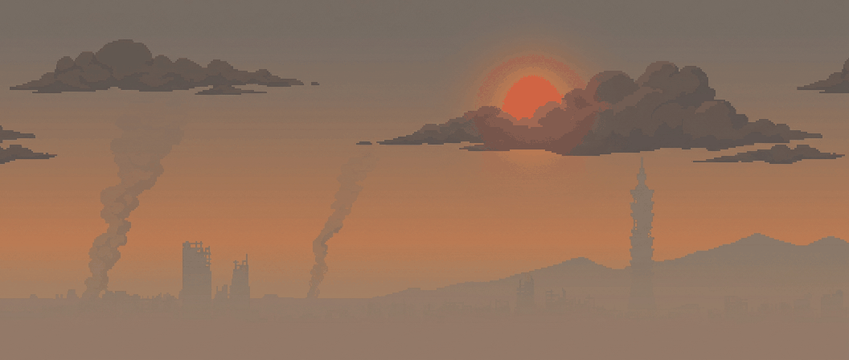
#> input picture assets/ai/bg_sky.png, 849 x 360 px, found by its file name
$ python ai_backdrop.py ../assets/ai/bg_far.png ../assets/ai/bg_mid.png
#> lines starting #> are read from the running program, lines starting #| are printed output that depends on the picture; after the words box and inside, x2 and y2 are one past the last pixel; in counts of white or black regions, pixels touching at a corner belong together
"""Turns AI-generated environment art into game-ready backdrop and tile images.

Inputs are raw Gemini outputs (see tools/gemini_gen.py); outputs land in
assets/ai/. Parallax layers come back with a flat magenta sky that is keyed
out; tile textures are made seamless here rather than trusting the model's
"seamless" claim, which is usually only approximately true.

usage:
  python3 tools/ai_backdrop.py SRC_DIR OUT_DIR

SRC_DIR must contain bg_sky.png, bg_far.png, bg_mid.png, tex_fill.png and
tex_top.png. Requires Pillow.
"""
import os
import sys

from PIL import Image, ImageChops, ImageDraw, ImageEnhance

VIEW_H = 360
TILE = 32


def key_magenta(im, tol=90):
    """Keys magenta to transparent and despills the anti-aliased fringe
    (pixels part-blended with the magenta sky), which would otherwise leave
    purple outlines around every rooftop and railing."""
    rgb = im.convert('RGB')
    out = Image.new('RGBA', rgb.size)
    src = rgb.load()
    dst = out.load()
    w, h = rgb.size
    for y in range(h):
        for x in range(w):
            r, g, b = src[x, y]
            m = min(r, b) - g
            if m > tol:
                dst[x, y] = (0, 0, 0, 0)
            elif m > 20:
                lim = g + 20
                dst[x, y] = (min(r, lim), g, min(b, lim), 255)
            else:
                dst[x, y] = (r, g, b, 255)
    return out


def resize_rgba(im, size):
    """Premultiplied resize: transparent pixels carry no colour into edges."""
    return im.convert('RGBa').resize(size, Image.LANCZOS).convert('RGBA')


def crop_to_alpha(im):
    return im.crop(im.getbbox())


def haze(im, color, amount):
    """Aerial perspective: pull a layer toward the sky colour."""
    flat = Image.new('RGBA', im.size, color + (255,))
    mixed = Image.blend(im.convert('RGBA'), flat, amount)
    mixed.putalpha(im.getchannel('A') if im.mode == 'RGBA' else 255)
    return mixed


def seamless_x(im, band):
    """Crossfades the right edge into the left so the image tiles
    horizontally: the output is `band` px narrower than the input."""
    w, h = im.size
    left = im.crop((0, 0, band, h))
    right = im.crop((w - band, 0, w, h))
    # The output's last column is followed, in the source, by `right`'s first
    # column - so the band must start as pure `right` (mask 255) and end as
    # pure `left` (mask 0), which then runs on into the untouched middle.
    row = [round(255 * (1 - x / (band - 1))) for x in range(band)]
    mask = Image.new('L', (band, h))
    mask.putdata(row * h)
    blended = Image.composite(right, left, mask)
    out = im.crop((0, 0, w - band, h)).copy()
    out.paste(blended, (0, 0))
    return out


def seamless_xy(im):
    """Classic offset-and-feather: blend the texture with a copy of itself
    offset by half a tile, using a mask that hides the original's seams."""
    w, h = im.size
    shifted = ImageChops.offset(im, w // 2, h // 2)
    mask = Image.new('L', (w, h), 0)
    d = ImageDraw.Draw(mask)
    # Opaque (use `shifted`) near the edges, transparent in the middle.
    steps = 64
    for i in range(steps):
        v = int(255 * (1 - i / steps) ** 1.5)
        inset_x = int(i * w / (2 * steps))
        inset_y = int(i * h / (2 * steps))
        d.rectangle((inset_x, inset_y, w - inset_x - 1, h - inset_y - 1), outline=v)
    return Image.composite(shifted, im, mask)


def build_layers(src, out):
#> called with src = '../assets/ai/bg_far.png', out = '../assets/ai/bg_mid.png'
    sky = Image.open(os.path.join(src, 'bg_sky.png')).convert('RGB')
#> sky is the input picture: PIL image 849x360 RGB; mean R, G, B 144.7, 113.8, 93.6
    w = round(sky.width * VIEW_H / sky.height)
#> w = 849
    sky = sky.resize((w, VIEW_H), Image.LANCZOS)
    sky.save(os.path.join(out, 'bg_sky.png'))
    # Sample the haze colour from the sky just above its horizon.
    hz = sky.resize((1, 1), Image.BOX, box=(0, VIEW_H * 0.7, w, VIEW_H * 0.85)).getpixel((0, 0))
#> hz = (156, 123, 99)
    print('sky', sky.size, 'haze', hz)
#| sky (849, 360) haze (156, 123, 99)

    # Against a sunset, distance reads as darker-than-sky silhouettes, not as
    # fog: haze the far layer toward a dimmed sky colour.
    dusk = tuple(int(c * 0.62) for c in hz)
#> dusk = (96, 76, 61)
    for name, height, tint, amount, dim in (('bg_far', 190, dusk, 0.55, 1.0),
                                            ('bg_mid', 240, hz, 0.16, 0.78)):
        im = crop_to_alpha(key_magenta(Image.open(os.path.join(src, name + '.png'))))
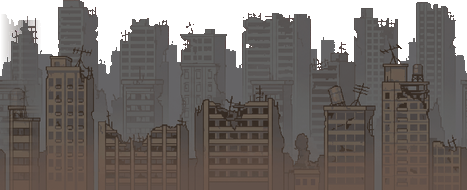
#> input picture assets/ai/bg_far.png, 467 x 190 px, found by its file name
#> in key_magenta, `rgb = im.convert('RGB')`:
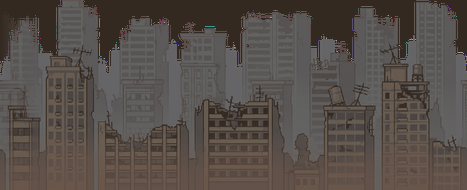
#> rgb: PIL image 467x190 RGB; mean R, G, B 86.4, 78.5, 73.9
#> in key_magenta, `out = Image.new('RGBA', rgb.size)`: out: PIL image 467x190 RGBA; every value is 0
        w = round(im.width * height / im.height)
#> w = 467
        im = resize_rgba(im, (w, height))
        a = im.getchannel('A').point(lambda v: 255 if v >= 128 else 0)
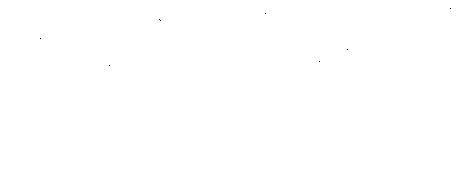
#> a: PIL image 467x190 L; 100% white; black in thin lines or dots, all inside (x1, y1, x2, y2) = (40, 8, 451, 66)
        im = haze(im, tint, amount)
        if dim != 1.0:
            im = ImageEnhance.Brightness(im).enhance(dim)
        im.putalpha(a)
        im = seamless_x(im, band=max(24, w // 12))
#> in seamless_x, `mask = Image.new('L', (band, h))`: mask: PIL image 38x190 L; every value is 0
#> in seamless_x, `out = im.crop((0, 0, w - band, h)).copy()`:
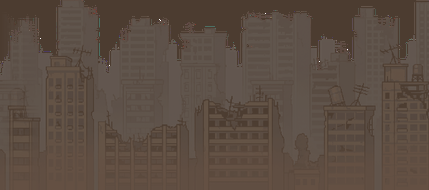
#> out: PIL image 429x190 RGBA; mean R, G, B, A 91.1, 76.5, 66.1, 255; transparent parts drawn white
        im.save(os.path.join(out, name + '.png'))
        print(name, im.size)
#| bg_far (429, 190)
#> pass 2 of the loop in build_layers, `for name, height, tint, amount, dim in (('bg_far', 190, dusk, 0.55, 1...`:
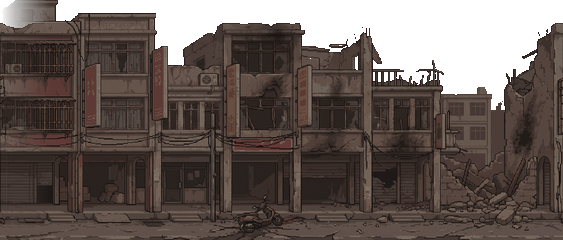
#> input picture assets/ai/bg_mid.png, 563 x 240 px, found by its file name
#> rgb: PIL image 563x240 RGB
#> in build_layers, `w = round(im.width * height / im.height)`: w = 563
#> in build_layers, `a = im.getchannel('A').point(lambda v: 255 if v >= 128 else 0)`:
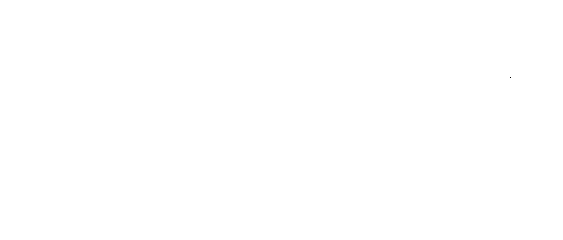
#> a: PIL image 563x240 L; 100% white; black in thin lines or dots, all inside (x1, y1, x2, y2) = (510, 77, 511, 78)
#> flat: PIL image 563x240 RGBA
#> left: PIL image 46x240 RGBA
#> right: PIL image 46x240 RGBA
#> blended: PIL image 46x240 RGBA
#> in seamless_x (call 2), `out = im.crop((0, 0, w - band, h)).copy()`:
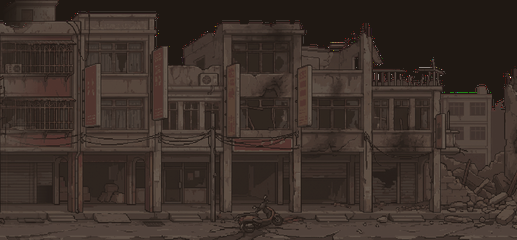
#> out: PIL image 517x240 RGBA; mean R, G, B, A 59.7, 47.7, 41.2, 255; transparent parts drawn white
#| bg_mid (517, 240)


def build_tiles(src, out):
#> called with src = '../assets/ai/bg_far.png', out = '../assets/ai/bg_mid.png'
    fill = Image.open(os.path.join(src, 'tex_fill.png')).convert('RGB')
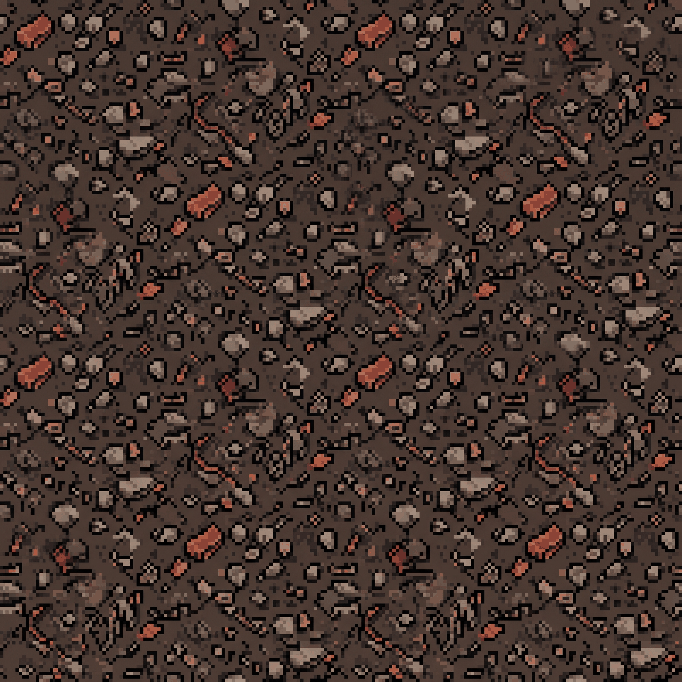
#> input picture assets/ai/src/tex_fill.png, 682 x 682 px, found by its file name
#> fill is the input picture: PIL image 682x682 RGB; mean R, G, B 68.2, 52.1, 45.8
    s = min(fill.size)
#> s = 682
    fill = seamless_xy(fill.crop((0, 0, s, s)))
#> in seamless_xy, `mask = Image.new('L', (w, h), 0)`: mask: PIL image 682x682 L; every value is 0
    fill = fill.resize((TILE * 4, TILE * 4), Image.LANCZOS)
#> fill: PIL image 128x128 RGB
    # Darker and flatter than the characters, so terrain never competes with
    # the things standing on it.
    fill = ImageEnhance.Color(fill).enhance(0.75)
    fill = ImageEnhance.Brightness(fill).enhance(0.62)
    fill.save(os.path.join(out, 'tile_fill.png'))
    print('tile_fill', fill.size)
#| tile_fill (128, 128)

    top = Image.open(os.path.join(src, 'tex_top.png')).convert('RGB')
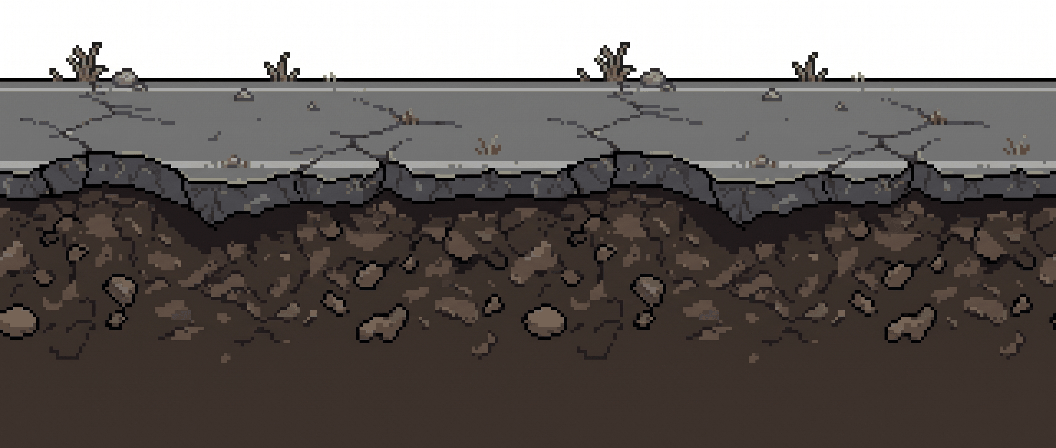
#> input picture assets/ai/src/tex_top.png, 1056 x 448 px, found by its file name
#> top is the input picture: PIL image 1056x448 RGB; mean R, G, B 102.7, 96.7, 93.7
    w, h = top.size
#> w = 1056; h = 448
    # The model leaves a light area above the asphalt (weeds poke into it).
    # Find the asphalt's top as the first row that is mostly non-light.
    px = top.load()
    asphalt = 0
    for y in range(h):
        dark = sum(1 for x in range(0, w, 8) if sum(px[x, y]) < 600)
        if dark > (w // 8) * 0.8:
            asphalt = y
            break
#> this loop made 79 passes
#> dark on passes 1 to 12: 0, 0, 0, 0, 0, 0, 0, 0, 0, 0, 0, 0
    weeds = int(h * 0.05)
#> weeds = 22
    band = top.crop((0, max(0, asphalt - weeds), w, asphalt + int(h * 0.26)))
    cap_w = TILE * 4
    cap_h = round(band.height * cap_w / band.width)
#> cap_h = 17
    cap = band.resize((cap_w, cap_h), Image.LANCZOS).convert('RGBA')
    # Key the light sky above the asphalt; keep weeds.
    cpx = cap.load()
    weed_rows = round(weeds * cap_w / band.width)
#> weed_rows = 3
    for y in range(weed_rows + 1):
        for x in range(cap_w):
            r, g, b, _ = cpx[x, y]
            if r + g + b > 560:
                cpx[x, y] = (0, 0, 0, 0)
    # Fade the bottom few rows out so the cap melts into the fill texture.
    for y in range(cap_h - 4, cap_h):
        k = (cap_h - y) / 5
        for x in range(cap_w):
            r, g, b, a = cpx[x, y]
            cpx[x, y] = (r, g, b, int(a * k))
    cap = ImageEnhance.Brightness(cap).enhance(0.85)
    cap = seamless_x(cap.resize((cap_w + 16, cap_h), Image.LANCZOS), band=16)
#> call 3 of seamless_x, with band = 16
#> in seamless_x (call 3), `mask = Image.new('L', (band, h))`: mask: PIL image 16x17 L; every value is 0
#> in seamless_x (call 3), `blended = Image.composite(right, left, mask)`:
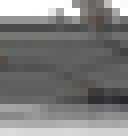
#> blended: PIL image 16x17 RGBA (shown 8 times larger); mean R, G, B, A 80.5, 79.8, 79.7, 201.9; transparent parts drawn white
    cap.save(os.path.join(out, 'tile_cap.png'))
    print('tile_cap', cap.size, 'weed rows', weed_rows)
#| tile_cap (128, 17) weed rows 3


if __name__ == '__main__':
    src, out = sys.argv[1], sys.argv[2]
    os.makedirs(out, exist_ok=True)
    build_layers(src, out)
    build_tiles(src, out)
